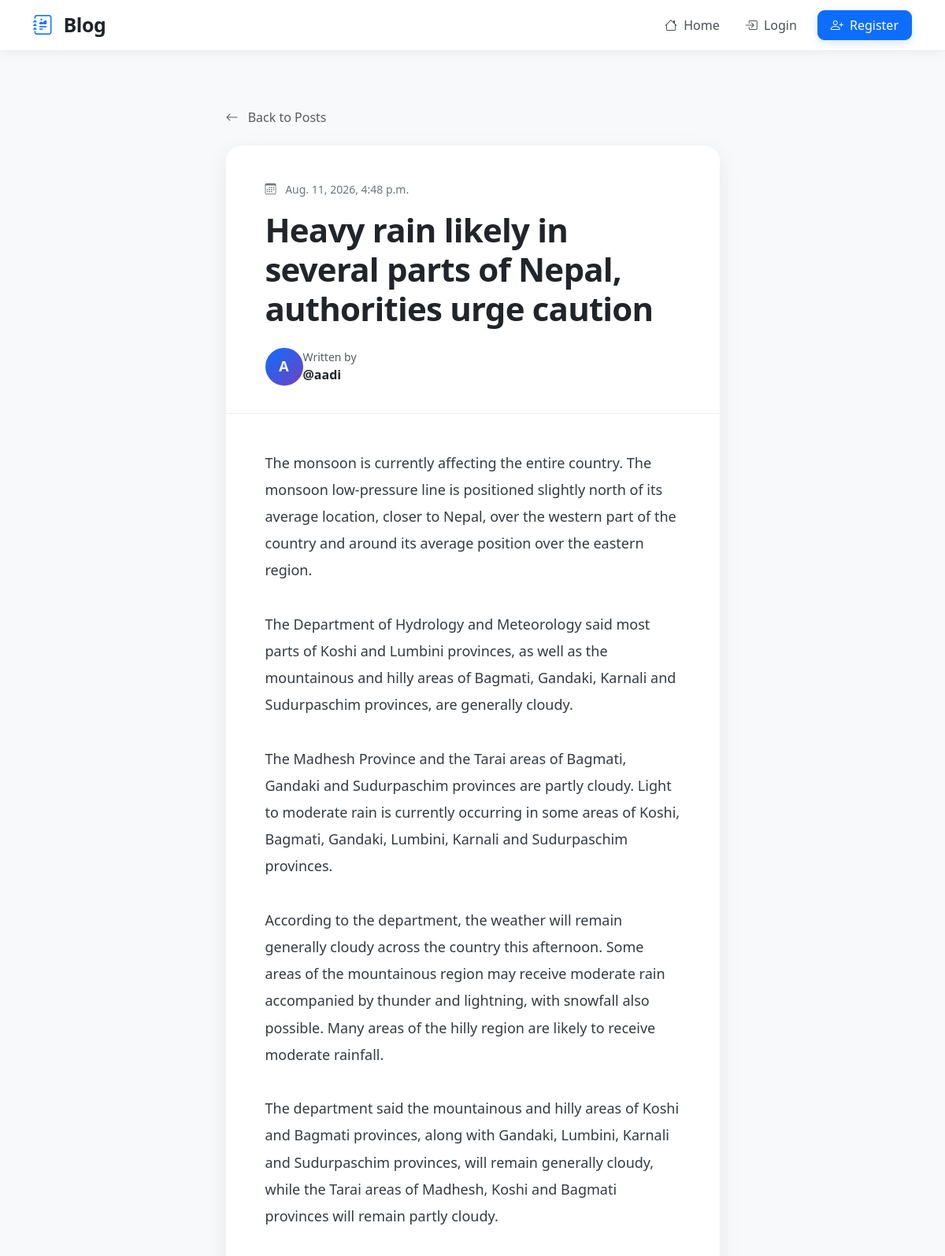
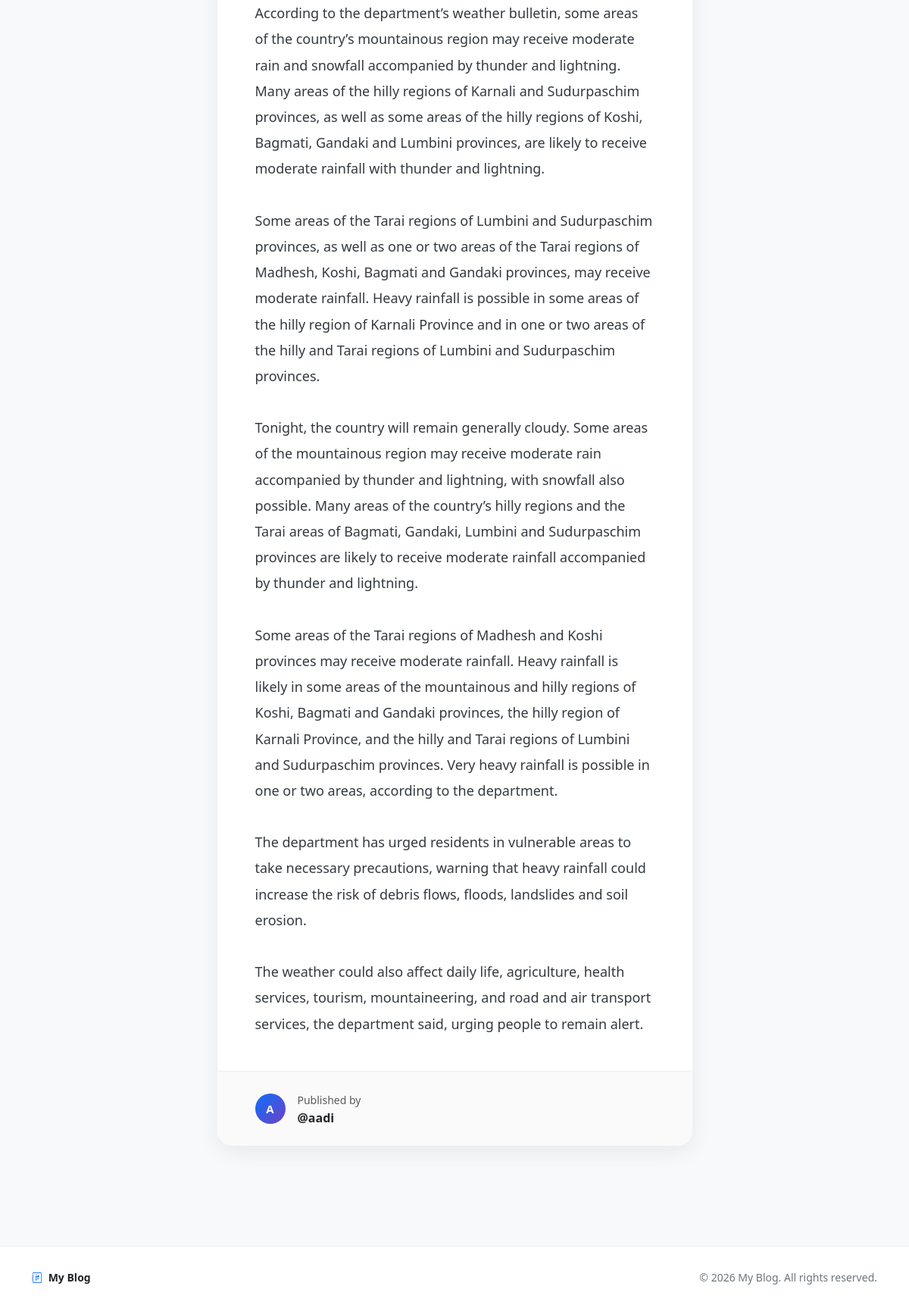
Screenshot of /post-detail/1/ with the database file from the repository (2 pictures, top to bottom).
### blog_app/models.py (models this page shows, shortened)
class Post(models.Model):
    title = models.CharField(max_length=256)
    content = models.TextField()
    author = models.ForeignKey("auth.User", on_delete=models.CASCADE)
    created_at = models.DateTimeField(auto_now_add=True)
    updated_at = models.DateTimeField(auto_now=True)
    published_at = models.DateTimeField(null=True, blank=True)

### blog_app/views.py (the view)
# urls.py: path("post-detail/<int:pk>/", views.post_detail, name="post-detail"),
def post_detail(request, pk):
    post = Post.objects.get(pk=pk)
    return render(
        request,
        "post_detail.html",
        {"post": post},
    )

### templates/post_detail.html (shortened to what this page needs)
{% extends "base.html" %}
{% block content %}
<div class="container py-5">
    <div class="row justify-content-center">
        <div class="col-lg-8 col-xl-7">
            <div class="mb-4">
                <a href="/" class="text-decoration-none text-muted">
                    <i class="bi bi-arrow-left me-2"></i>
                    Back to Posts
                </a>
            </div>
            <article class="article-card">
                <div class="article-header">
                    <div class="article-date mb-3">
                        <i class="bi bi-calendar3 me-2"></i>
                        {{ post.published_at }}
                    </div>
                    <h1 class="article-title">
                        {{ post.title }}
                    </h1>
                    <div class="author-section mt-4">
                        <div class="author-avatar">
                            {{ post.author.username|first|upper }}
                        </div>
                        <div>
                            <small class="text-muted d-block">
                                Written by
                            </small>
                            <span class="author-name">
                                @{{ post.author.username }}
                            </span>
                        </div>
                    </div>
                </div>
                <div class="article-content">
                    {{ post.content|linebreaksbr }}
                </div>
                <div class="article-footer">
                    <div class="d-flex align-items-center">
                        <div class="author-avatar small-avatar">
                            {{ post.author.username|first|upper }}
                        </div>
                        <div class="ms-3">
                            <small class="text-muted">
                                Published by
                            </small>
                            <div class="fw-semibold">
                                @{{ post.author.username }}
                            </div>
                        </div>
                    </div>
                </div>
            </article>
        </div>
    </div>
</div>
{% endblock content %}

### templates/base.html (style rules this page uses)
body { background: #f5f7fb; color: #212529; font-family: system-ui, -apple-system, BlinkMacSystemFont, "Segoe UI", sans-serif; }

### templates/post_detail.html (style rules this page uses)
body { background-color: #f8f9fa; }
.article-card { background: #ffffff; border-radius: 20px; overflow: hidden; box-shadow: 0 8px 30px rgba(0, 0, 0, 0.07); }
.article-header { padding: 45px 50px 35px; border-bottom: 1px solid #eeeeee; }
.article-date { color: #6c757d; font-size: 14px; font-weight: 500; }
.article-title { font-size: 42px; line-height: 1.2; font-weight: 800; letter-spacing: -0.8px; color: #212529; margin: 0; }
.author-section { display: flex; align-items: center; }
.author-avatar { width: 48px; height: 48px; border-radius: 50%; display: flex; align-items: center; justify-content: center; background: linear-gradient(135deg, #0d6efd, #6f42c1); color: white; font-weight: 700; font-size: 18px; }
.author-name { font-weight: 600; color: #212529; }
.article-content { padding: 45px 50px; font-size: 18px; line-height: 1.9; color: #343a40; }
.article-footer { padding: 25px 50px; border-top: 1px solid #eeeeee; background: #fafafa; }
.small-avatar { width: 40px; height: 40px; font-size: 15px; }
.text-muted { transition: color 0.2s ease; }

### rows the page displays
Post: published_at "Aug. 11, 2026, 4:48 p.m.", title "Heavy rain likely in several parts of Nepal, authorities urge caution", author.username|first "A", author.username "aadi", content "The monsoon is currently affecting the entire country. The monsoon low-pressure line is positioned slightly north of its average location, closer to Nepal, over the western part of the country and around its average position over the eastern region. The Department of Hydrology and Meteorology said most parts of Koshi and Lumbini provinces, as well as the mountainous and hilly areas of Bagmati, Gandaki, Karnali and Sudurpaschim provinces, are generally cloudy. The Madhesh Province and the Tarai areas of Bagmati, Gandaki and Sudurpaschim provinces are partly cloudy. Light to moderate rain is currently occurring in some areas of Koshi, Bagmati, Gandaki, Lumbini, Karnali and Sudurpaschim…"
